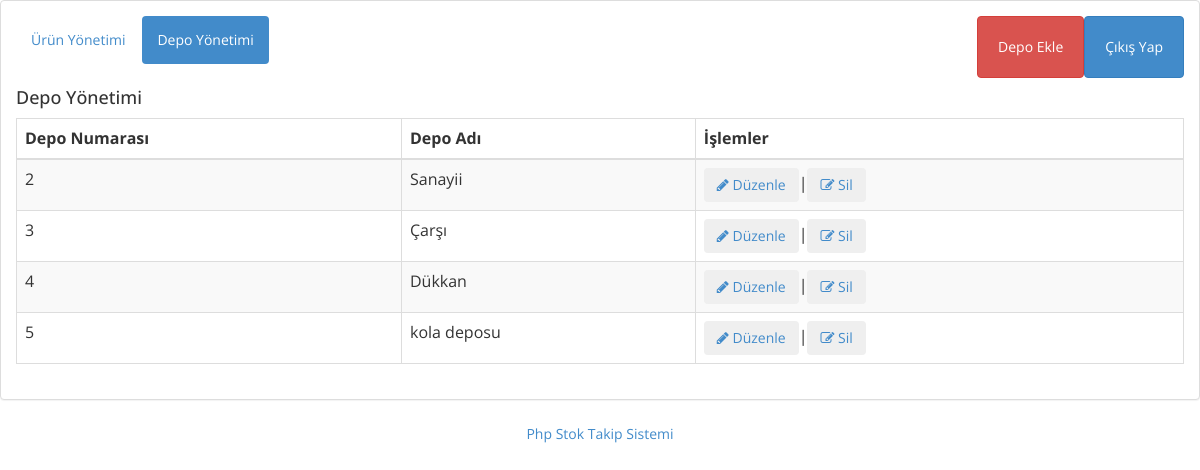
The page /depolar.php (signed in) on the database its author committed.
### tables this page shows
CREATE TABLE IF NOT EXISTS `depolar` (
  `depoID` int(11) NOT NULL AUTO_INCREMENT,
  `depoAdi` varchar(30) NOT NULL,
  PRIMARY KEY (`depoID`)
);

CREATE TABLE IF NOT EXISTS `ayarlar` (
  `id` int(11) NOT NULL AUTO_INCREMENT,
  `sayfaBaslik` varchar(255) NOT NULL,
  `copright` varchar(255) NOT NULL,
  PRIMARY KEY (`id`)
);

### ek/vt_baglantisi.php (called while the page is built, shortened)
<?php
$ayarcek=mysql_query("select * from ayarlar");
$ayar=mysql_fetch_array($ayarcek);
extract($ayar);
$alt=$copright;
?>

### depolar.php (the view, shortened to what this page needs)
<?php include "ek/vt_baglantisi.php"; ?>
<html xmlns="http://www.w3.org/1999/xhtml">
<head>
    <link href="assets/css/bootstrap.css" rel="stylesheet" />
    <link href="assets/css/font-awesome.css" rel="stylesheet" />
	    <link href="assets/js/dataTables/dataTables.bootstrap.css" rel="stylesheet" />
    <link href="assets/css/style.css" rel="stylesheet" />
</head>
<body>
<?php
include("ek/vt_baglantisi.php");
?>
<div class="panel panel-default">
                        <div class="panel-body">
                            <ul class="nav nav-pills">
                                <li class=""><a href="index.php" data-toggle="">Ürün Yönetimi</a>
                                </li>
                                <li class="active"><a href="depolar.php" data-toggle="">Depo Yönetimi</a>
                                </li>
						<button class="right-div btn btn-primary"><a style="color:white;" href="cikis.php">Çıkış Yap</a>
						<button class="right-div btn btn-danger"><a style="color:white;" href="depoekle.php">Depo Ekle</a>
                                </button>
                            </ul>
                            <div class="tab-content">
                                <div class="tab-pane fade active in" id="urunler">
                                    <h4>Depo Yönetimi</h4>
                                    <div class="table-responsive">
                                <table class="table table-striped table-bordered table-hover" id="dataTables-example">
                                    <thead>
                                        <tr>
                                            <th>Depo Numarası</th>
                                            <th>Depo Adı</th>
											<th>İşlemler</th>
                                        </tr>
                                    </thead>
                                    <tbody>
									<?php
									$deposql=mysql_query("select * from depolar");
									while($depo=mysql_fetch_array($deposql)){
									echo	 '<tr class="odd gradeX">
                                            <td>'.$depo[0].'</td>
                                            <td>'.$depo[1].'</td>
											<td class="center"><a href="depoduzenle.php?id='.$depo[0].'"><button class="btn btn-simple" data-toggle="modal" data-target="#myModal" ><i class="fa fa-pencil"></i> Düzenle</button></a>|<a href="sil.php?deposil='.$depo[0].'"><button class="btn btn-simple" data-toggle="modal" data-target="#myModal" ><i class="fa fa-edit"></i> Sil</button></a></td>
                                        </tr>';
									}
									?>
                                    </tbody>
                                </table>
                            </div></div>
                            </div>
                        </div>
                    </div>
<center><?=$alt;?></center>
					</body>
</html>

### assets/css/style.css (style rules this page uses)
.right-div { float: right; padding: 20px; }

### rows shown on the page
depolar: depoID "2", depoAdi "Sanayii"
depolar: depoID "3", depoAdi "Çarşı"
depolar: depoID "4", depoAdi "Dükkan"
depolar: depoID "5", depoAdi "kola deposu"
ayarlar: copright "Php Stok Takip Sistemi"
